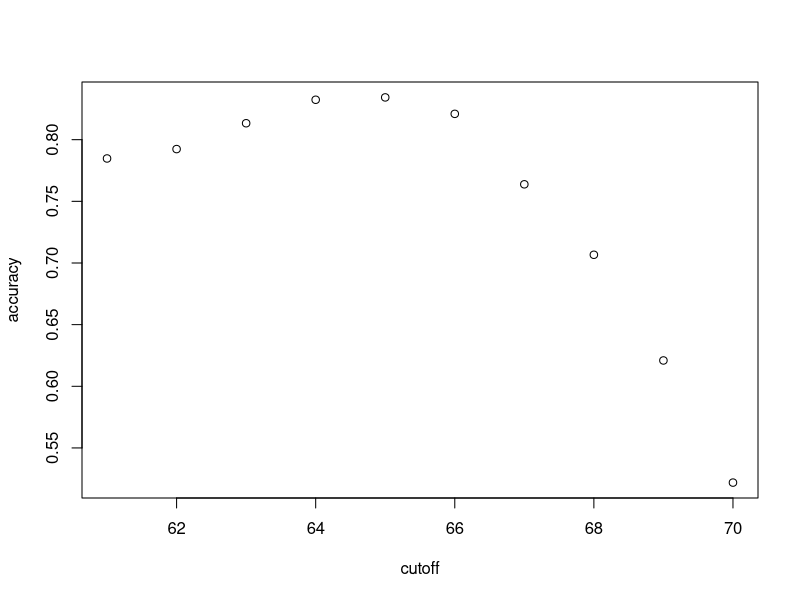

Here is the R script that generated this plot:
# Caret Library Examples

# Librarys
library(caret)
library(tidyverse)
library(tidyr)
library(dslabs)

# Data
data(heights)

# Vars
y <- heights$sex
x <- heights$height

# Create Test Data Sets
set.seed(2)
test_index <- createDataPartition(y, times = 1, p = 0.5, list = FALSE)
train_set <- heights[-test_index, ]
test_set <- heights[test_index, ]

#Random Sample Estimate
y_hat <- 
  sample(c("Male", "Female"),length(test_index), replace = TRUE) %>%
  factor(levels = levels(test_set$sex))

mean(y_hat ==  test_set$sex)

# Heights Distribution
heights %>% group_by(sex) %>%
  summarise(mean(height), sd(height))

# Predicting using Std Deviation
y_hat <- ifelse(x > 62, "Male", "Female") %>%
  factor(levels = levels(test_set$sex))

mean(y == y_hat)

# Investigating a Cutoff Values for training data
cutoff <- seq(61,70)
accuracy <- map_dbl(cutoff, function(x){
  y_hat <- ifelse(train_set$height > x, "Male", "Female") %>%
    factor(levels = levels(test_set$sex))
  mean(y_hat == train_set$sex)
  })

plot(cutoff, accuracy)
best_cutoff <- 64

# Test Cutoff Values for test data
y_hat <- ifelse(test_set$height > best_cutoff, "Male", "Female") %>%
  factor(levels = levels(test_set$sex))
y_hat <- factor(y_hat)

mean(y_hat == test_set$sex)
